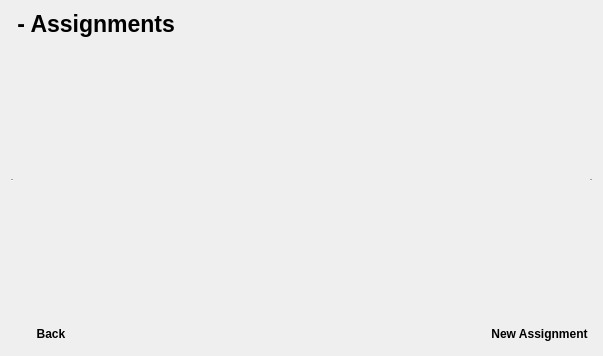
<?xml version="1.0" encoding="UTF-8"?>
<ui version="4.0">
 <class>AceClassUtility_Assignments</class>
 <widget class="QDialog" name="AceClassUtility_Assignments">
  <property name="geometry">
   <rect>
    <x>0</x>
    <y>0</y>
    <width>603</width>
    <height>356</height>
   </rect>
  </property>
  <property name="minimumSize">
   <size>
    <width>603</width>
    <height>356</height>
   </size>
  </property>
  <property name="maximumSize">
   <size>
    <width>603</width>
    <height>356</height>
   </size>
  </property>
  <property name="baseSize">
   <size>
    <width>603</width>
    <height>356</height>
   </size>
  </property>
  <property name="windowTitle">
   <string>Ace Class Utility - &lt;className&gt; - Assignments</string>
  </property>
  <property name="windowIcon">
   <iconset resource="../main.qrc">
    <normaloff>:/icons/icon.png</normaloff>:/icons/icon.png</iconset>
  </property>
  <layout class="QGridLayout" name="gridLayout">
   <item row="2" column="0">
    <layout class="QHBoxLayout" name="bottomLayout">
     <item>
      <widget class="QPushButton" name="backButton">
       <property name="font">
        <font>
         <weight>75</weight>
         <bold>true</bold>
        </font>
       </property>
       <property name="text">
        <string>Back</string>
       </property>
       <property name="icon">
        <iconset theme="back">
         <normaloff>.</normaloff>.</iconset>
       </property>
       <property name="flat">
        <bool>true</bool>
       </property>
      </widget>
     </item>
     <item>
      <spacer name="horizontalSpacer">
       <property name="orientation">
        <enum>Qt::Horizontal</enum>
       </property>
       <property name="sizeHint" stdset="0">
        <size>
         <width>40</width>
         <height>20</height>
        </size>
       </property>
      </spacer>
     </item>
     <item>
      <widget class="QPushButton" name="newAssignmentButton">
       <property name="font">
        <font>
         <weight>75</weight>
         <bold>true</bold>
        </font>
       </property>
       <property name="text">
        <string>New Assignment</string>
       </property>
       <property name="icon">
        <iconset theme="add">
         <normaloff>.</normaloff>.</iconset>
       </property>
       <property name="flat">
        <bool>true</bool>
       </property>
      </widget>
     </item>
    </layout>
   </item>
   <item row="0" column="0">
    <widget class="QLabel" name="titleLabel">
     <property name="font">
      <font>
       <pointsize>17</pointsize>
       <weight>75</weight>
       <bold>true</bold>
      </font>
     </property>
     <property name="text">
      <string>&lt;className&gt; - Assignments</string>
     </property>
    </widget>
   </item>
   <item row="1" column="0">
    <widget class="QScrollArea" name="assignments">
     <property name="frameShape">
      <enum>QFrame::HLine</enum>
     </property>
     <property name="widgetResizable">
      <bool>true</bool>
     </property>
     <widget class="QWidget" name="assignmentsWidget">
      <property name="geometry">
       <rect>
        <x>0</x>
        <y>0</y>
        <width>581</width>
        <height>265</height>
       </rect>
      </property>
     </widget>
    </widget>
   </item>
  </layout>
 </widget>
 <resources>
  <include location="../main.qrc"/>
 </resources>
 <connections/>
</ui>
